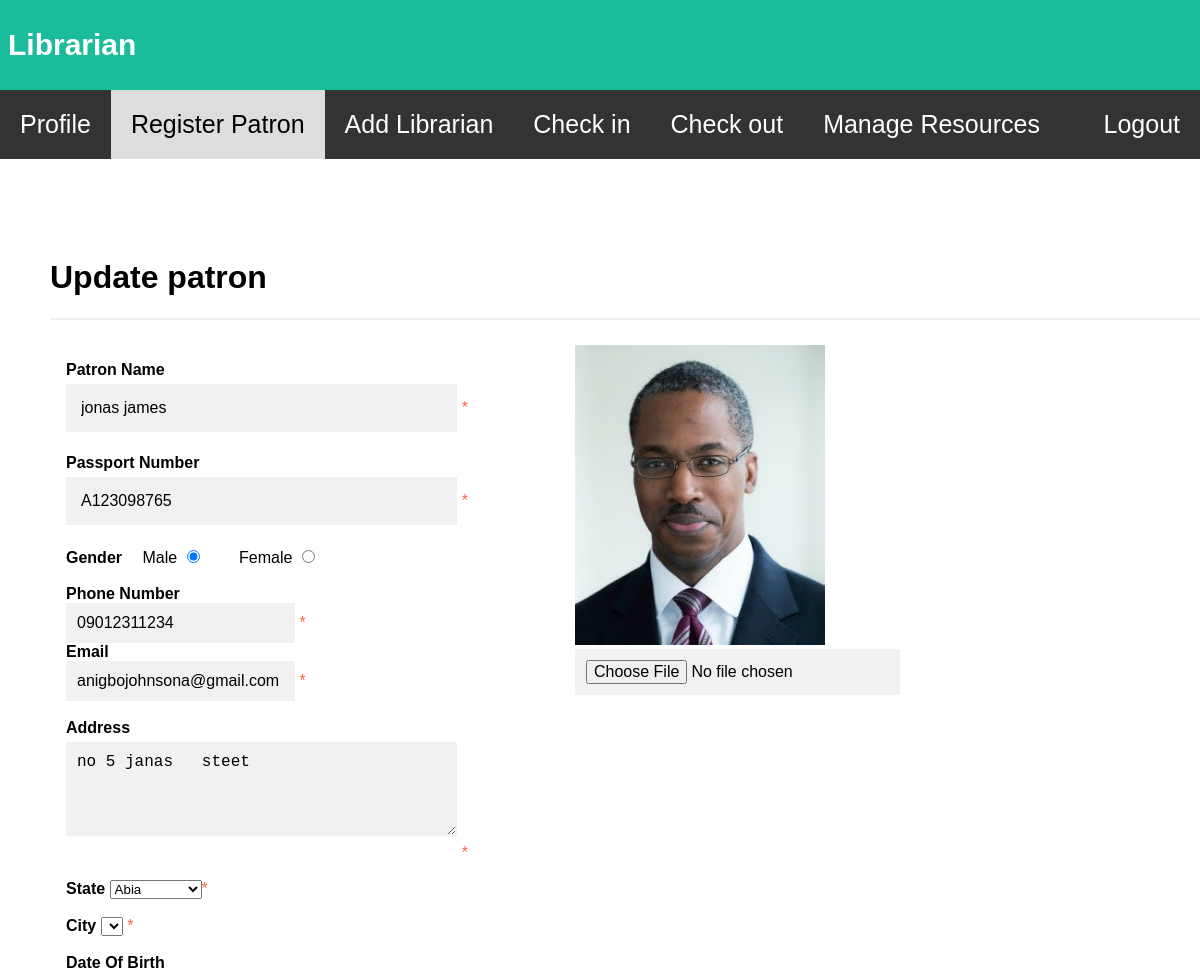
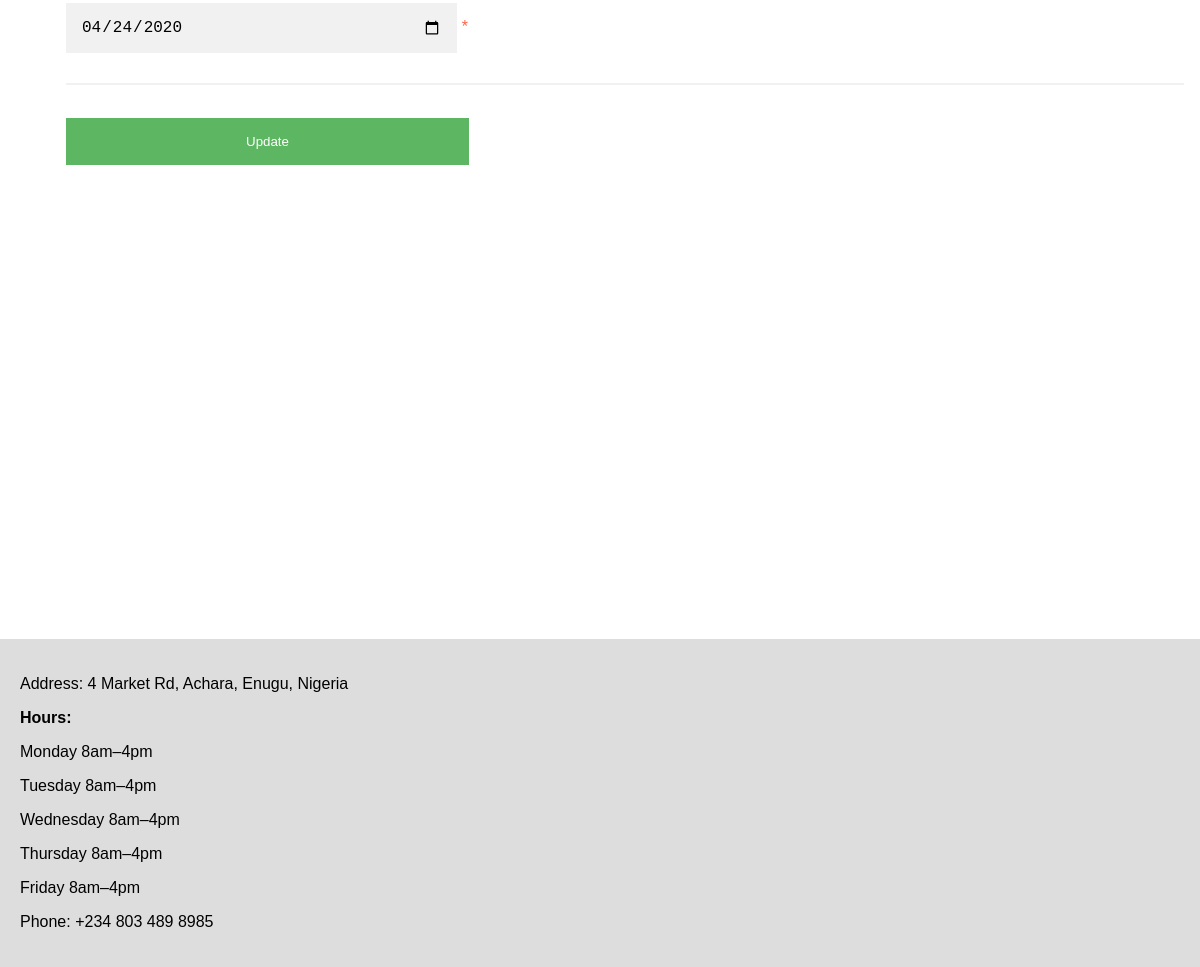
/update_patron.php?ID=A123098765, run on the app's committed database (2 pictures, top to bottom).
### tables this page shows
CREATE TABLE `patron` (
  `Patron_Name` varchar(254) NOT NULL,
  `Passport_Number` varchar(254) NOT NULL,
  `PASSWORD` varchar(254) NOT NULL,
  `gender` varchar(254) NOT NULL,
  `phone_number` varchar(254) NOT NULL,
  `address` varchar(254) NOT NULL,
  `email` varchar(254) NOT NULL,
  `city` varchar(254) NOT NULL,
  `state` varchar(254) NOT NULL,
  `dob` date NOT NULL,
  `image` varchar(254) NOT NULL,
  `name` varchar(254) NOT NULL
);

### update_patron.php (the view, shortened to what this page needs)
<?php
$servername = "localhost";
$username = "GP5";
$password = "12345";
$dbname = "gp5";
$conn = mysqli_connect($servername, $username, $password, $dbname);
?>
<!DOCTYPE html>
<html lang="en">
<head>
<link rel="stylesheet" href="https://cdnjs.cloudflare.com/ajax/libs/font-awesome/4.7.0/css/font-awesome.min.css">
</head>
<body>
<div class="header">
  <h1 class="inHeader">Librarian</h1>
</div>
<div class="navbar">
  <a href="librarian_profile.php">Profile</a>
	<a style="background: #ddd; color: black;" href="add_patron.php">Register Patron</a>
  <a href="add_librarian.php">Add Librarian</a>
  <a href="checkin.php">Check in</a>
  <a href="librarian_checkout.php">Check out</a>
  <a href="manage_catalogue.php">Manage Resources</a>
  <a style="float: right;" href="librarian_login.php" >Logout</a>
</div>
<div class="adds">
<?php
$pnameErr = $PassportNumberErr = $passwordErr = $passwordConfirmErr = $genderErr =$phoneNumberErr = $addressErr = $emailErr = $dobErr =$cityErr= $stateErr= "";
$pname = $PassportNumber = $passsword = $passwordConfirm = $gender = $phonenumber = $address = $email = $city = $dob = $state =$image=$name= "";
if( isset($_GET["ID"])){
extract($_GET);
$ID = test_input($_GET["ID"]);
  $sql = "SELECT * FROM `patron` WHERE `Passport_Number` = '$ID';";
$result = mysqli_query($conn, $sql);
$row = mysqli_fetch_assoc($result);
if(mysqli_num_rows($result) > 0){
      $pname = $row['Patron_Name'];
      $PassportNumber = $row['Passport_Number'];
      $phonenumber = $row['phone_number'];
      $address = $row['address'];
      $email = $row['email'];
      $gender = $row['gender'];
      $city = $row['city'];
      $state = $row['state'];
      $dob = $row['dob'];
      $image = $row['name'];
      $image_src = "upload_patron/".$image;
}
}
function test_input($data) {
  $data = trim($data);
  $data = stripslashes($data);
  $data = htmlspecialchars($data);
  return $data;
}
?>
<form autocomplete="off" action="<?php
  echo htmlspecialchars($_SERVER["PHP_SELF"]); ?>" method="post" enctype = "multipart/form-data">
  <h1>Update patron</h1>
  <hr>
  <div class="photo">
  <?php  echo '<tr>';?> <img src='<?php echo $image_src;  ?>' height="300" width="250">  </tr><br>
  <input type='file' name='file'/><br>
  </div>
<div class="container">
  <label for="name"><b>Patron Name</b></label><br>
  <input type="text" placeholder="Enter your name" name="pname" tabindex = 1 required value="<?php echo $pname; ?>">
  <span class="error">* <?php echo $pnameErr; ?></span><br>
  <label for="ID"><b>Passport Number</b></label><br>
  <input type="text" placeholder="Enter your Passport number(i.e A123456789)" name="PassportNumber" maxlength="10" tabindex = 2 required value="<?php echo $PassportNumber; ?>">
  <span class="error">* <?php echo $PassportNumberErr; ?></span><br>
  <b>Gender</b>
  <label class="container">Male
  <input type="radio"  name="gender" <?php if (isset($gender) && $gender=="male") echo "checked";?> value="male" >
  </label>
  <label class="container">Female
  <input type="radio" name="gender" <?php if (isset($gender) && $gender=="female") echo "checked";?> value="female">
  </label><br><br>
  <label for="phNo"><b>Phone Number</b></label><br>
  <input type="tel" placeholder="Enter phone number(09012312341)" name="phoneNumber" tabindex = 5 maxlength="11" required  maxlength="11" value="<?php echo $phonenumber; ?>">
  <span class="error">* <?php echo $phoneNumberErr;?> </span><br>
  <label for="email"><b>Email</b></label><br>
  <input type="email" placeholder="Enter Email" name="email"  tabindex = 7 required value="<?php echo $email; ?>">
  <span class="error">* <?php echo $emailErr; ?></span><br><br>
  <label for="address"><b>Address</b></label><br>
  <textarea  name="address"  tabindex = 6 rows="4" cols="50" maxlength="70" minlength="5" ><?php echo $address; ?>
  </textarea>
  <span class="error">* <?php echo $addressErr; ?></span><br>
  <br>
  <label for="state"><b>State</b></label>
  <select id="state" type="text" name="state" tabindex = 8 value="<?php echo $state; ?>" onchange="update_populate('state','city')" >
    <option value="Abia">Abia</option><option value="Adamawa">Adamawa</option><option value="Akwa Ibom">Akwa Ibom</option><option value="Anambra">Anambra</option><option value="Bauchi">Bauchi</option>
  </select><span class="error">* <?php echo $stateErr; ?></span><br><br>
  <label for="city"><b>City</b></label>
  <select id="city" type="text" name="city" tabindex = 9  value="<?php echo $city; ?>"  >
  </select>
  <span class="error">* <?php echo $cityErr; ?></span><br><br>
  <label for="dob"><b>Date Of Birth</b></label><br>
  <input id ="dob" type="Date" placeholder="date of birth" name="dob" tabindex = 10 value="<?php echo $dob; ?>" onchange= "validateDob('dob')">
  <span class="error">* <?php echo $dobErr; ?></span><br>
  <hr>
  <button type="submit" style="width:150" tabindex = 12 class="registerbtn" name = "update">Update</button>
</div>
</form>
</div>
 <div class="footer">
   <p>Address: 4 Market Rd, Achara, Enugu, Nigeria</p>
 <b><p>Hours:</p></b>
 <p>Monday	8am–4pm</p>
 <p>Tuesday	8am–4pm</p>
 <p>Wednesday	8am–4pm</p>
 <p>Thursday	8am–4pm</p>
 <p>Friday	8am–4pm</p>
 <p>Phone: +234 803 489 8985<p>
 </div>
</body>
</html>

### update_patron.php (style rules this page uses)
* { box-sizing: border-box; }
body { font-family: Arial, Helvetica, sans-serif; margin: 0; }
.header { padding: 8px; text-align: center; background: #1abc9c; color: white; }
.inHeader { width: 400px; text-align: left; }
.header h1 { font-size: 30px; }
.navbar { overflow: hidden; background-color: #333; }
.navbar a { float: left; display: block; color: white; font-size: 25px; text-align: center; padding: 20px 20px; text-decoration: none; transition: 0.5s; }
.footer { padding: 20px; text-align: left; background: #ddd; margin-top: 450px; }
.adds { margin-left: 50px; margin-top: 100px; }
.container { padding: 16px; background-color: white; }
.photo { position: absolute; right: 300px; }
input[type=text], input[type=password], textarea, input[type=Date] { width: 35%; padding: 15px; margin: 5px 0 22px 0; display: inline-block; border: none; background: #f1f1f1; }
hr { border: 1px solid #f1f1f1; margin-bottom: 25px; }
.registerbtn { background-color: #4CAF50; color: white; padding: 16px 180px; margin: 8px 0; border: none; cursor: pointer; opacity: 0.9; }
a { color: dodgerblue; }
input, textarea { border: 1px solid transparent; background-color: #f1f1f1; padding: 10px; font-size: 16px; }
.error { color: tomato; }

### data on the page
patron: name (picture), pname "jonas james", PassportNumber "A123098765", gender "☑ Male", gender "☐ Female", phoneNumber "09012311234", email "anigbojohnsona@gmail.com", address "no 5 janas steet", state "Abia", dob "04/24/2020"
